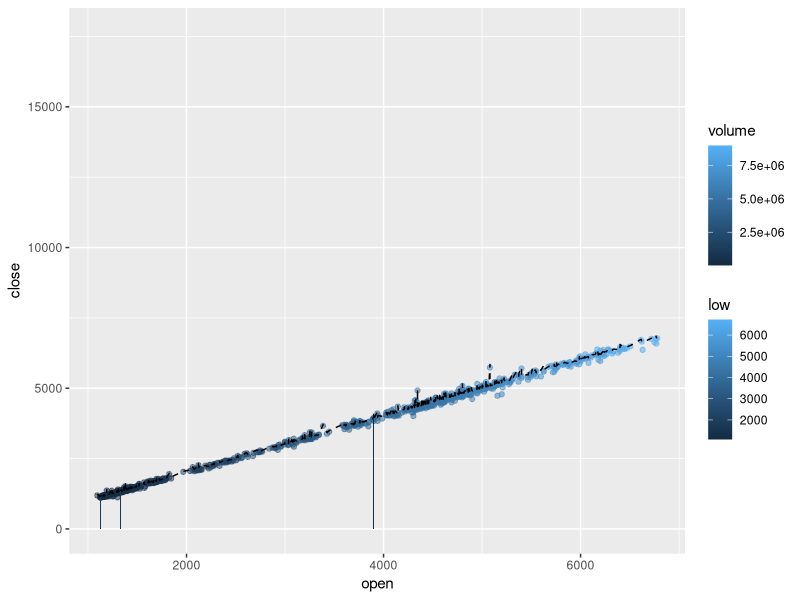

R code for this plot: (Note: this script raises an error after producing the figure.)
library(ggplot2)
library(dplyr)
library(broom)
library(ggpubr)
set.seed(234)
data=read.csv("apollo.csv")
head(data)
#removing unnecessary col like date
data<-subset(data,select=-c(date))
head(data)
nrow(data)
x<-is.na(data)
print(x)
train_indices<-sample(1:nrow(data),0.7*nrow(data))
length(train_indices)
training_data<-data[train_indices,]
test_data<-data[-train_indices,]
nrow(training_data)
nrow(test_data)
model=lm(close ~ open + low + high +volume,training_data)
summary(model)
y<-predict(model,test_data)
print(y)
cor(data)
#after executing above line it is showing auto correlation among independent variables which leads to problem called multicollinearity
# error terms must be normally distributed so let's check of normality
error<-residuals(model)
shapiro.test(error)
#above test shows  that errors are not normally distributed

ggplot(training_data, aes(x = open, y = close)) +

  geom_point(aes(color = low), alpha = 0.5) +  
  geom_line(aes(y = high), linetype = "dashed") +  
  geom_bar(aes(x = open, fill = volume), stat = "identity") 
  

  labs(title = "Relationship between Closing Price and Other Factors",
       x = "Opening Price",
       y = "Closing Price",
       color = "Low Price",
       linetype = "High Price",
       fill = "Volume") +
    theme_bw() +
  theme(legend.position = "bottom")
  
  predicted_results<-predict(model,test_data)
  ggplot(predicted_vs_actual_data, aes(x = test_data$loss, y = predicted_results)) +
    geom_point() +  
    plot() +      
    abline(0, 1, col = "purple") +
    labs(title = "Observed Loss vs. Predicted Loss",
         x = "Observed Loss",
         y = "Predicted Loss") +
    theme_bw()
  
  head(predicted_results)
  predicted_train_values<-predict(model,training_data)
  rmse<-sqrt(mean(predicted_results-test_data$close)^2)
  
 cat("the rmse is ",rmse)
 summary(model)$r.squared
 #rmse is low indicated data fits very well to multiple linear regression model
 #r squared value is very high close to 1 it also indicates data fit well to linear regression model
 
 rmse_train<-sqrt(mean(predicted_train_values-training_data$close)^2)
 cat("The rmse of train is ",rmse_train)
 #rmse of train predicted values show signs of overfititng
 
 